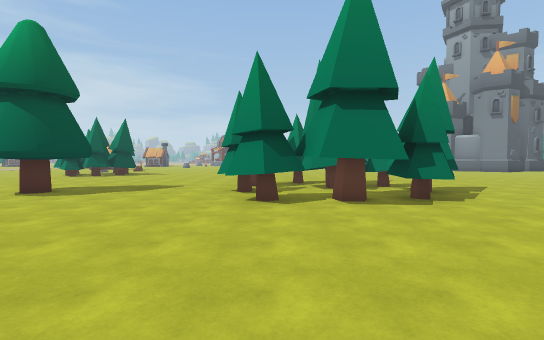
View 1 (above)

24 first-person views from a walk through a 3-D level made in the Unity game engine. The camera is 1.5 m above the floor, tilts 2° down and sees 85° across. The floor is counted in squares, 1.8 m on a side. Each view is taken from the middle of a square. On the plan, view 1 faces up. The plan holds only what a view shows up to about 11 squares ahead; the rest is blank. The place goes on beyond the plan. The player is left out.

View 2
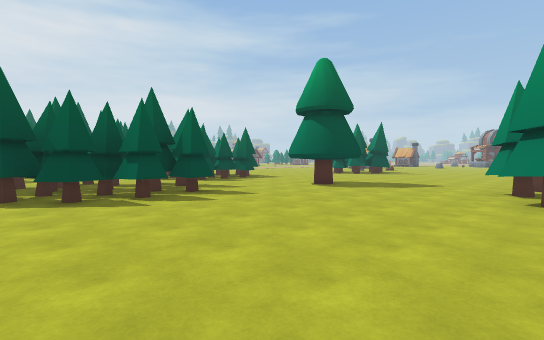

View 3
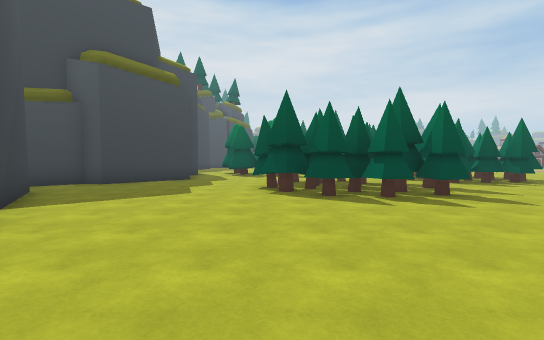

View 4
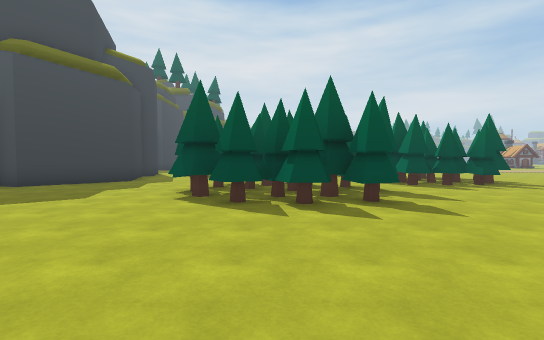

View 5
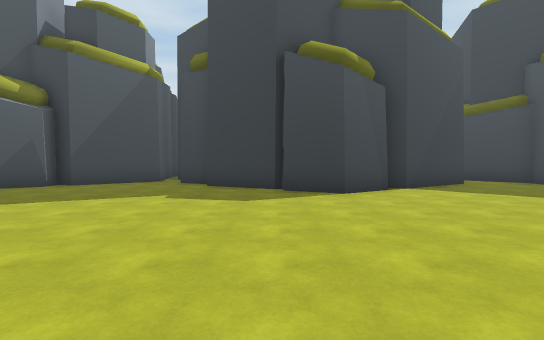

View 6
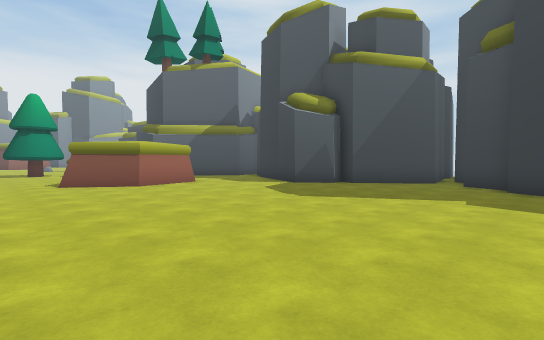

View 7
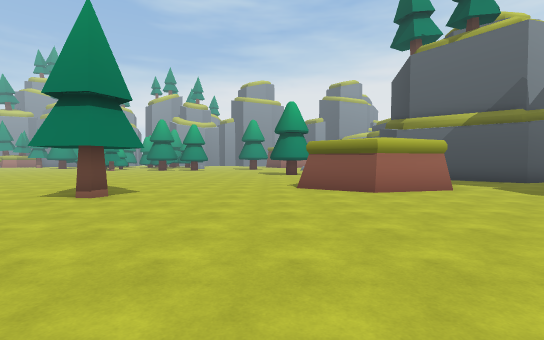

View 8
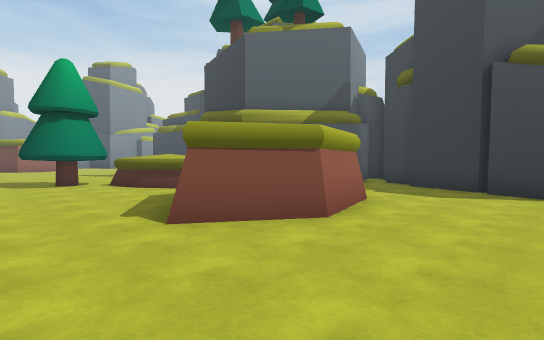

View 9
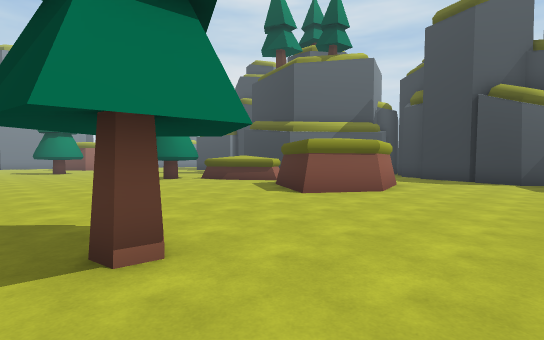

View 10
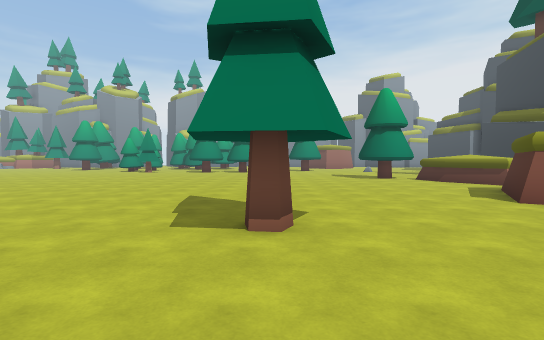

View 11
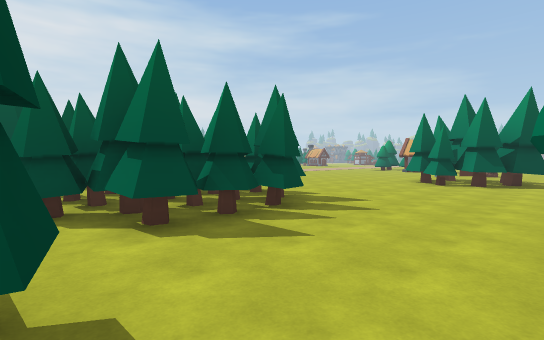

View 12
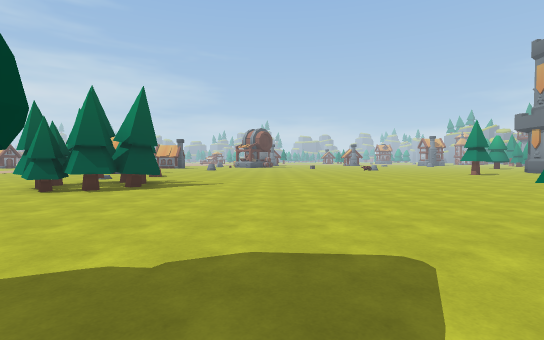

View 13
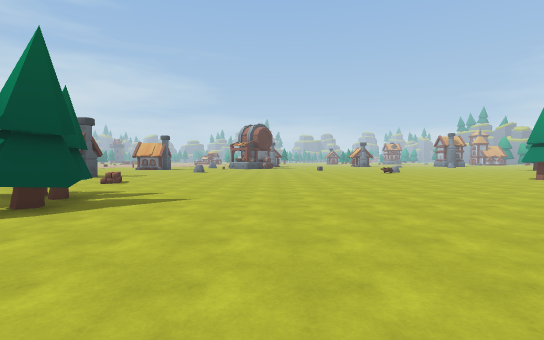

View 14
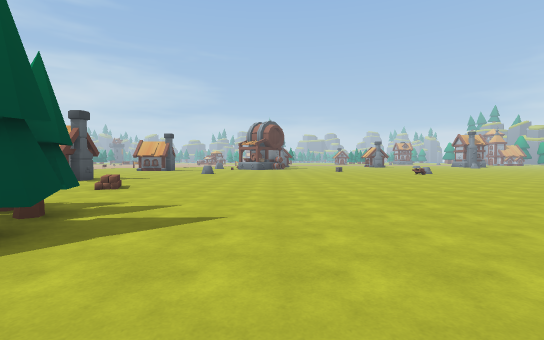

View 15
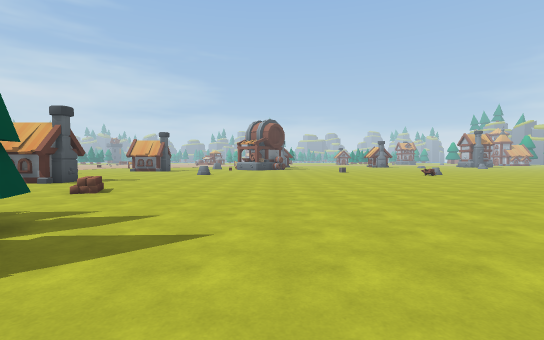

View 16
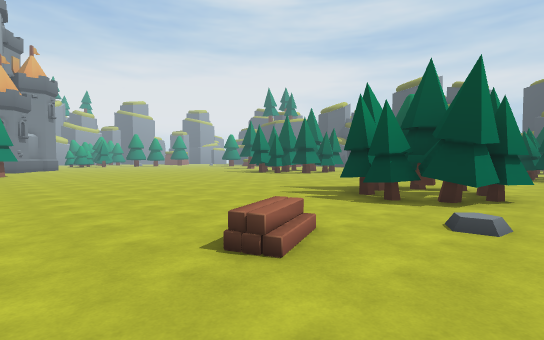

View 17
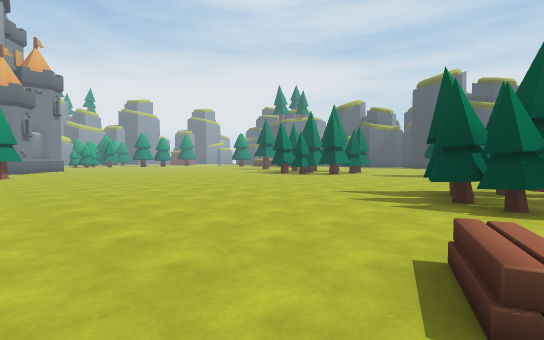

View 18
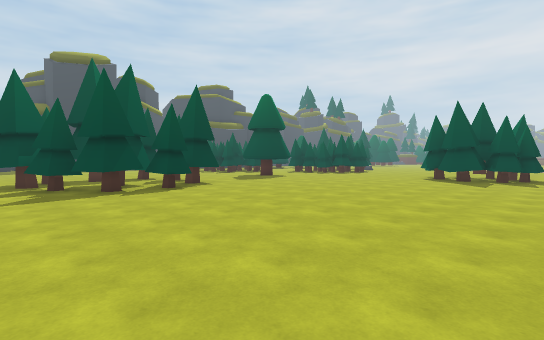

View 19
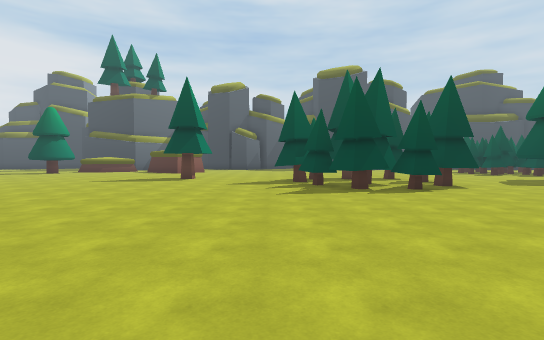

View 20
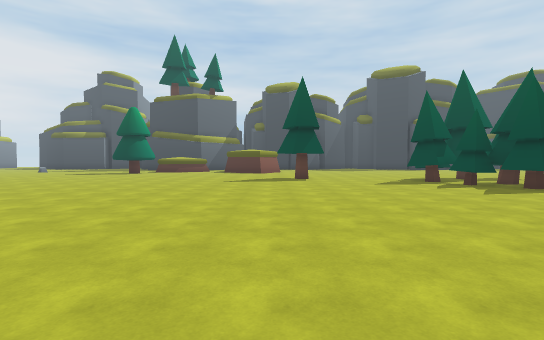

View 21
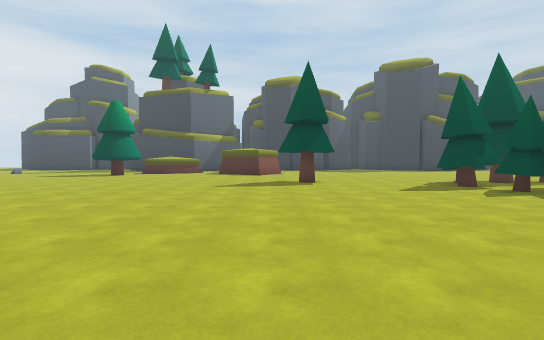

View 22
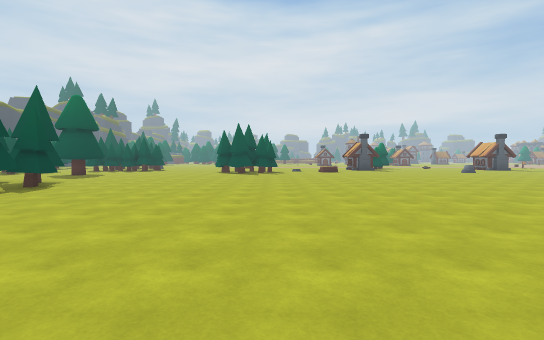

View 23
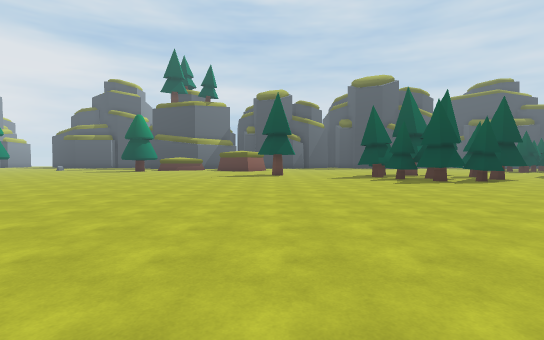

View 24
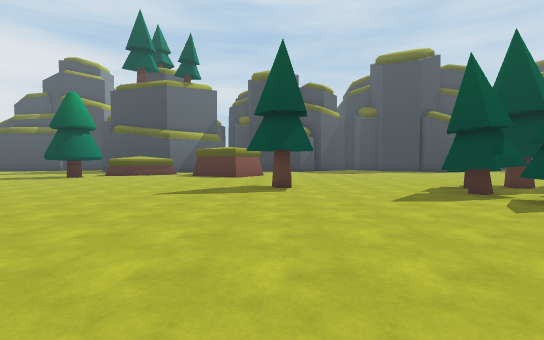

### Floor plan
Key: @ floor where view 1 was taken; # wall or solid block; . floor; O other object.
Columns run from 12 left of view 1 to 17 right of it. Each row starts with its distance up from view 1.
 25 O.................
 24 ..................
 23 ..................
 22 ..O................  .
 21 .......................
 20 ........................
 19 .........................
 18 .OOO......................
 17 .OOOO......................
 16 .OOOO........................
 15 .OOOO........................
 14 ..O..........................
 13 ..............................
 12 ..............................
 11 .............###..............
 10 ...........#####..............
  9 OO.... ....######.............
  8 OO...OOO...######.............
  7 OO...OOO...# ####.............
  6 OOO........#####.....O........
  5 OO...........##...............
  4 O. OO.........................
  3  .OOOO........................
  2  OOOOOO.......................
  1  OOOOO.................#.....O
  0  OOOOO......@.........####...O
 -1   OOO.................#   .OOO
 -2 ......................#    OO
 -3 ......................#
 -4 .........................
 -5 #.......###...............
 -6 ##....### ###.....####...#
 -7  ##..##     ##...##  ##..#
 -8   #..        ##.##    ####
 -9   ##           .#
-10                ##

Where each view was taken, in squares from view 1:
view 1: 0 up, 0 right, facing up
view 2: 1 down, 0 right, facing up-left
view 3: 1 down, 0 right, facing left
view 4: 1 up, 1 left, facing left
view 5: 3 up, 1 left, facing down
view 6: 3 up, 0 right, facing down-right
view 7: 2 up, 2 right, facing right
view 8: 3 up, 7 right, facing down-right
view 9: 7 up, 6 right, facing down-right
view 10: 6 up, 5 right, facing right
view 11: 4 up, 7 left, facing up-left
view 12: 7 up, 4 left, facing up
view 13: 11 up, 4 left, facing up
view 14: 13 up, 5 left, facing up
view 15: 14 up, 5 left, facing up
view 16: 24 up, 12 left, facing down-right
view 17: 24 up, 10 left, facing down-right
view 18: 19 up, 5 right, facing down-left
view 19: 19 up, 5 right, facing down
view 20: 19 up, 10 right, facing down
view 21: 17 up, 10 right, facing down
view 22: 18 up, 10 right, facing left
view 23: 22 up, 9 right, facing down
view 24: 15 up, 9 right, facing down
